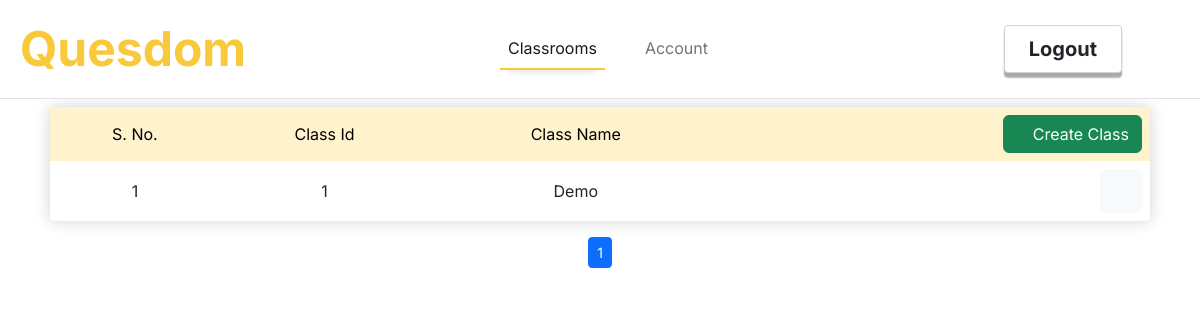
Before: /teacher/classrooms (signed in) with the older database file.
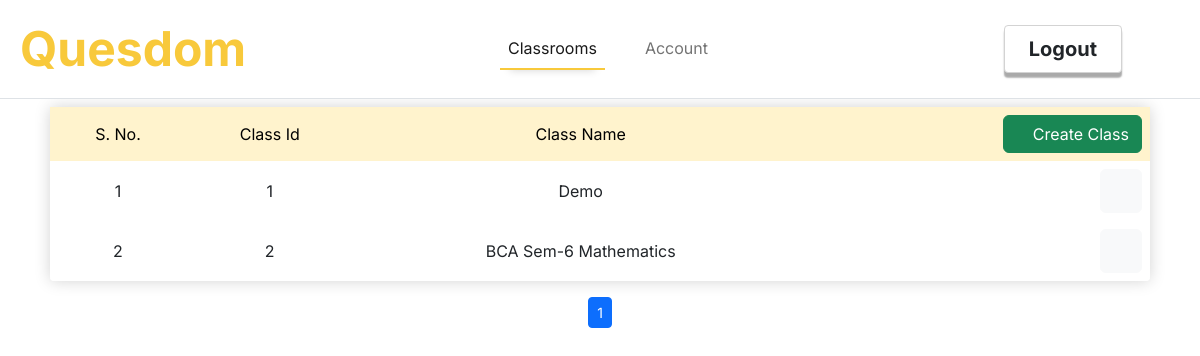
After: the same page with the newer database file.
### quesdom/models.py (models this page shows, shortened)
class Classrooms(db.Model):
    id = db.Column(db.Integer, primary_key = True)
    name = db.Column(db.String(40), nullable = False)
    tr_id = db.Column(db.Integer, db.ForeignKey('teachers.id'), nullable = False)

### quesdom/routes.py (the view)
@app.route("/teacher/classrooms")
def teacher_indexclassrooms():
    if not current_user.role == 'Teacher':
        flash('You must be a teacher to access this feature!','danger')
        return redirect(url_for('home'))
    page = request.args.get('page',1,int)
    classes = Classrooms.query.filter_by(tr_id = current_user.tr_id).paginate(per_page = 5, page = page)
    return render_template('teacher_indexclassrooms.html', title='Classrooms', classes = classes)

### quesdom/models.py (called while the page is built)
@login_manager.user_loader
def load_user(user_id):
    return Users.query.get(int(user_id))

### quesdom/templates/teacher_indexclassrooms.html (shortened to what this page needs)
{%extends "teacher_layout.html"%}
{% block content %}
<div class="row overflow-auto p-4 p-md-2 justify-content-center align-items-center">
    {%if classes.query.count() == 0 %}
    <a href="{{url_for('teacher_createclassroom')}}" class="col-10 col-md-6 btn btn-lg btn-light p-5 d-flex border justify-content-center mt-5 align-items-center"><i class="me-2 bi bi-plus-circle h1 text-secondary"></i>Create a Classroom</a>
    {%else%}
    <div class="col" >
        <table class="table bg-opacity-50 table-borderless bg-white mytable text-center rounded-1 overflow-auto">
            <tr class="table-warning" valign="middle">
                <td>
                    S. No.
                </td>
                <td>
                    Class Id
                </td>
                <td>
                    Class Name
                </td>
                <td class="text-end">
                    <a class="btn btn-success" href="{{url_for('teacher_createclassroom')}}"><i class="bi bi-plus-circle"></i> Create Class</a>
                </td>
            </tr>
            {%for class in classes.items%}
                <tr valign="middle" >
                    <td>
                        {{loop.index+((classes.page-1)*classes.per_page)}}
                    </td>
                    <td>
                        {{class.id}}
                    </td>
                    <td>
                        {{class.name}}
                    </td>
                    <td class="text-nowrap text-end">
                        <a class="btn btn-link" href="{{url_for('teacher_deleteclassroom')}}" data-bs-classid = {{class.id}} data-bs-toggle="modal" data-bs-target="#deleteModal"><i class="bi bi-trash3 fs-5 text-danger"></i></a>
                        <div class="dropstart d-inline">
                            <button class="dropdown-toggle-wo-arrow btn btn-light dropstart-toggle" type="button" data-bs-toggle="dropdown" aria-expanded="false">
                                <i class="fs-5 bi bi-three-dots"></i>
                            </button>
                        </div>
                    </td>
                </tr>
            {%endfor%}
        </table>
        <div class="page-links text-center">
            {% for page_num in classes.iter_pages() %}
            {% if page_num %}
                {% if classes.page == page_num %}
                    <a class="active btn btn-outline-primary btn-sm" href="{{url_for('teacher_indexclassrooms',page=page_num)}}">{{page_num}}</a>
                {% else %}
                    <a class="btn btn-outline-primary btn-sm" href="{{url_for('teacher_indexclassrooms',page=page_num)}}">{{page_num}}</a>
                {% endif %}
            {% else %}
                <span class="btn btn-outline-primary btn-sm">...</span>
            {% endif %}
        {% endfor %}
        </div>
       </div>
    {%endif%}
</div>
{% endblock %}

Changed rows visible on the page:
added Classrooms: id "2", name "BCA Sem-6 Mathematics"
